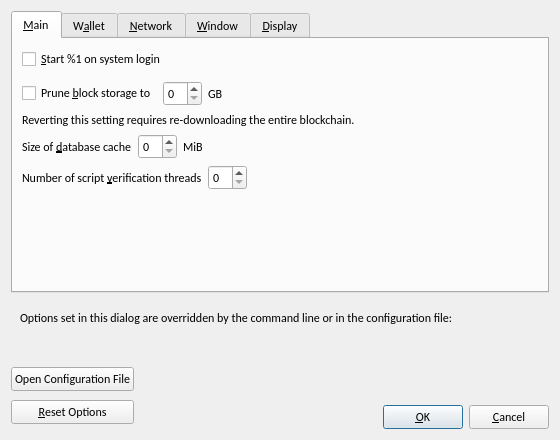
<?xml version="1.0" encoding="UTF-8"?>
<ui version="4.0">
 <class>OptionsDialog</class>
 <widget class="QDialog" name="OptionsDialog">
  <property name="geometry">
   <rect>
    <x>0</x>
    <y>0</y>
    <width>560</width>
    <height>440</height>
   </rect>
  </property>
  <property name="font">
   <font>
    <family>Calibri</family>
   </font>
  </property>
  <property name="windowTitle">
   <string>Options</string>
  </property>
  <property name="modal">
   <bool>true</bool>
  </property>
  <layout class="QVBoxLayout" name="verticalLayout">
   <item>
    <widget class="QTabWidget" name="tabWidget">
     <property name="currentIndex">
      <number>0</number>
     </property>
     <widget class="QWidget" name="tabMain">
      <attribute name="title">
       <string>&amp;Main</string>
      </attribute>
      <layout class="QVBoxLayout" name="verticalLayout_Main">
       <item>
        <widget class="QCheckBox" name="bitcoinAtStartup">
         <property name="toolTip">
          <string>Automatically start %1 after logging in to the system.</string>
         </property>
         <property name="text">
          <string>&amp;Start %1 on system login</string>
         </property>
        </widget>
       </item>
       <item>
        <spacer name="horizontalSpacer_0_Main">
         <property name="orientation">
          <enum>Qt::Horizontal</enum>
         </property>
         <property name="sizeHint" stdset="0">
          <size>
           <width>40</width>
           <height>5</height>
          </size>
         </property>
        </spacer>
       </item>
       <item>
        <layout class="QHBoxLayout" name="horizontalLayout_Main_Prune">
         <item>
          <widget class="QCheckBox" name="prune">
           <property name="toolTip">
            <string>Disables some advanced features but all blocks will still be fully validated. Reverting this setting requires re-downloading the entire blockchain. Actual disk usage may be somewhat higher.</string>
           </property>
           <property name="text">
            <string>Prune &amp;block storage to</string>
           </property>
          </widget>
         </item>
         <item>
          <widget class="QSpinBox" name="pruneSize"/>
         </item>
         <item>
          <widget class="QLabel" name="pruneSizeUnitLabel">
           <property name="text">
            <string>GB</string>
           </property>
           <property name="textFormat">
            <enum>Qt::PlainText</enum>
           </property>
          </widget>
         </item>
         <item>
          <spacer name="horizontalSpacer_Main_Prune">
           <property name="orientation">
            <enum>Qt::Horizontal</enum>
           </property>
           <property name="sizeHint" stdset="0">
            <size>
             <width>40</width>
             <height>20</height>
            </size>
           </property>
          </spacer>
         </item>
        </layout>
       </item>
       <item>
        <widget class="QLabel" name="pruneWarning">
         <property name="text">
          <string>Reverting this setting requires re-downloading the entire blockchain.</string>
         </property>
         <property name="textFormat">
          <enum>Qt::PlainText</enum>
         </property>
        </widget>
       </item>
       <item>
        <layout class="QHBoxLayout" name="horizontalLayout_2_Main">
         <item>
          <widget class="QLabel" name="databaseCacheLabel">
           <property name="text">
            <string>Size of &amp;database cache</string>
           </property>
           <property name="textFormat">
            <enum>Qt::PlainText</enum>
           </property>
           <property name="buddy">
            <cstring>databaseCache</cstring>
           </property>
          </widget>
         </item>
         <item>
          <widget class="QSpinBox" name="databaseCache"/>
         </item>
         <item>
          <widget class="QLabel" name="databaseCacheUnitLabel">
           <property name="text">
            <string>MiB</string>
           </property>
           <property name="textFormat">
            <enum>Qt::PlainText</enum>
           </property>
          </widget>
         </item>
         <item>
          <spacer name="horizontalSpacer_2_Main">
           <property name="orientation">
            <enum>Qt::Horizontal</enum>
           </property>
           <property name="sizeHint" stdset="0">
            <size>
             <width>40</width>
             <height>20</height>
            </size>
           </property>
          </spacer>
         </item>
        </layout>
       </item>
       <item>
        <layout class="QHBoxLayout" name="horizontalLayout_Main_VerifyLabel">
         <item>
          <widget class="QLabel" name="threadsScriptVerifLabel">
           <property name="text">
            <string>Number of script &amp;verification threads</string>
           </property>
           <property name="textFormat">
            <enum>Qt::PlainText</enum>
           </property>
           <property name="buddy">
            <cstring>threadsScriptVerif</cstring>
           </property>
          </widget>
         </item>
         <item>
          <widget class="QSpinBox" name="threadsScriptVerif">
           <property name="toolTip">
            <string>(0 = auto, &lt;0 = leave that many cores free)</string>
           </property>
          </widget>
         </item>
         <item>
          <spacer name="horizontalSpacer_Main_Threads">
           <property name="orientation">
            <enum>Qt::Horizontal</enum>
           </property>
           <property name="sizeHint" stdset="0">
            <size>
             <width>40</width>
             <height>20</height>
            </size>
           </property>
          </spacer>
         </item>
        </layout>
       </item>
       <item>
        <spacer name="verticalSpacer_Main">
         <property name="orientation">
          <enum>Qt::Vertical</enum>
         </property>
         <property name="sizeHint" stdset="0">
          <size>
           <width>20</width>
           <height>40</height>
          </size>
         </property>
        </spacer>
       </item>
      </layout>
     </widget>
     <widget class="QWidget" name="tabWallet">
      <attribute name="title">
       <string>W&amp;allet</string>
      </attribute>
      <layout class="QVBoxLayout" name="verticalLayout_Wallet">
       <item>
        <widget class="QGroupBox" name="groupBox">
         <property name="title">
          <string>Expert</string>
         </property>
         <layout class="QVBoxLayout" name="verticalLayout_2">
          <item>
           <widget class="QCheckBox" name="coinControlFeatures">
            <property name="toolTip">
             <string>Whether to show coin control features or not.</string>
            </property>
            <property name="text">
             <string>Enable coin &amp;control features</string>
            </property>
           </widget>
          </item>
          <item>
           <widget class="QCheckBox" name="spendZeroConfChange">
            <property name="toolTip">
             <string>If you disable the spending of unconfirmed change, the change from a transaction cannot be used until that transaction has at least one confirmation. This also affects how your balance is computed.</string>
            </property>
            <property name="text">
             <string>&amp;Spend unconfirmed change</string>
            </property>
           </widget>
          </item>
         </layout>
        </widget>
       </item>
       <item>
        <spacer name="verticalSpacer_Wallet">
         <property name="orientation">
          <enum>Qt::Vertical</enum>
         </property>
         <property name="sizeHint" stdset="0">
          <size>
           <width>20</width>
           <height>40</height>
          </size>
         </property>
        </spacer>
       </item>
      </layout>
     </widget>
     <widget class="QWidget" name="tabNetwork">
      <attribute name="title">
       <string>&amp;Network</string>
      </attribute>
      <layout class="QVBoxLayout" name="verticalLayout_Network">
       <item>
        <widget class="QCheckBox" name="mapPortUpnp">
         <property name="toolTip">
          <string>Automatically open the Aurum Crypto Gold client port on the router. This only works when your router supports UPnP and it is enabled.</string>
         </property>
         <property name="text">
          <string>Map port using &amp;UPnP</string>
         </property>
        </widget>
       </item>
       <item>
        <widget class="QCheckBox" name="allowIncoming">
         <property name="toolTip">
          <string>Accept connections from outside.</string>
         </property>
         <property name="text">
          <string>Allow incomin&amp;g connections</string>
         </property>
        </widget>
       </item>
       <item>
        <widget class="QCheckBox" name="connectSocks">
         <property name="toolTip">
          <string>Connect to the Aurum Crypto Gold network through a SOCKS5 proxy.</string>
         </property>
         <property name="text">
          <string>&amp;Connect through SOCKS5 proxy (default proxy):</string>
         </property>
        </widget>
       </item>
       <item>
        <layout class="QHBoxLayout" name="horizontalLayout_1_Network">
         <item>
          <widget class="QLabel" name="proxyIpLabel">
           <property name="text">
            <string>Proxy &amp;IP:</string>
           </property>
           <property name="textFormat">
            <enum>Qt::PlainText</enum>
           </property>
           <property name="buddy">
            <cstring>proxyIp</cstring>
           </property>
          </widget>
         </item>
         <item>
          <widget class="QValidatedLineEdit" name="proxyIp">
           <property name="minimumSize">
            <size>
             <width>140</width>
             <height>0</height>
            </size>
           </property>
           <property name="maximumSize">
            <size>
             <width>140</width>
             <height>16777215</height>
            </size>
           </property>
           <property name="toolTip">
            <string>IP address of the proxy (e.g. IPv4: 127.0.0.1 / IPv6: ::1)</string>
           </property>
          </widget>
         </item>
         <item>
          <widget class="QLabel" name="proxyPortLabel">
           <property name="text">
            <string>&amp;Port:</string>
           </property>
           <property name="textFormat">
            <enum>Qt::PlainText</enum>
           </property>
           <property name="buddy">
            <cstring>proxyPort</cstring>
           </property>
          </widget>
         </item>
         <item>
          <widget class="QLineEdit" name="proxyPort">
           <property name="minimumSize">
            <size>
             <width>55</width>
             <height>0</height>
            </size>
           </property>
           <property name="maximumSize">
            <size>
             <width>55</width>
             <height>16777215</height>
            </size>
           </property>
           <property name="toolTip">
            <string>Port of the proxy (e.g. 9050)</string>
           </property>
          </widget>
         </item>
         <item>
          <spacer name="horizontalSpacer_1_Network">
           <property name="orientation">
            <enum>Qt::Horizontal</enum>
           </property>
           <property name="sizeHint" stdset="0">
            <size>
             <width>40</width>
             <height>20</height>
            </size>
           </property>
          </spacer>
         </item>
        </layout>
       </item>
       <item>
        <layout class="QHBoxLayout" name="horizontalLayout_2_Network">
         <item>
          <widget class="QLabel" name="proxyActiveNets">
           <property name="text">
            <string>Used for reaching peers via:</string>
           </property>
           <property name="textFormat">
            <enum>Qt::PlainText</enum>
           </property>
          </widget>
         </item>
         <item>
          <widget class="QCheckBox" name="proxyReachIPv4">
           <property name="enabled">
            <bool>false</bool>
           </property>
           <property name="toolTip">
            <string>Shows if the supplied default SOCKS5 proxy is used to reach peers via this network type.</string>
           </property>
           <property name="text">
            <string/>
           </property>
          </widget>
         </item>
         <item>
          <widget class="QLabel" name="proxyReachIPv4Label">
           <property name="text">
            <string>IPv4</string>
           </property>
           <property name="textFormat">
            <enum>Qt::PlainText</enum>
           </property>
          </widget>
         </item>
         <item>
          <widget class="QCheckBox" name="proxyReachIPv6">
           <property name="enabled">
            <bool>false</bool>
           </property>
           <property name="toolTip">
            <string>Shows if the supplied default SOCKS5 proxy is used to reach peers via this network type.</string>
           </property>
           <property name="text">
            <string/>
           </property>
          </widget>
         </item>
         <item>
          <widget class="QLabel" name="proxyReachIPv6Label">
           <property name="text">
            <string>IPv6</string>
           </property>
           <property name="textFormat">
            <enum>Qt::PlainText</enum>
           </property>
          </widget>
         </item>
         <item>
          <widget class="QCheckBox" name="proxyReachTor">
           <property name="enabled">
            <bool>false</bool>
           </property>
           <property name="toolTip">
            <string>Shows if the supplied default SOCKS5 proxy is used to reach peers via this network type.</string>
           </property>
           <property name="text">
            <string/>
           </property>
          </widget>
         </item>
         <item>
          <widget class="QLabel" name="proxyReachTorLabel">
           <property name="text">
            <string>Tor</string>
           </property>
           <property name="textFormat">
            <enum>Qt::PlainText</enum>
           </property>
          </widget>
         </item>
         <item>
          <spacer name="horizontalSpacer_2_Network">
           <property name="orientation">
            <enum>Qt::Horizontal</enum>
           </property>
           <property name="sizeHint" stdset="0">
            <size>
             <width>40</width>
             <height>20</height>
            </size>
           </property>
          </spacer>
         </item>
        </layout>
       </item>
       <item>
        <widget class="QCheckBox" name="connectSocksTor">
         <property name="toolTip">
          <string>Connect to the Aurum Crypto Gold network through a separate SOCKS5 proxy for Tor hidden services.</string>
         </property>
         <property name="text">
          <string>Use separate SOCKS&amp;5 proxy to reach peers via Tor hidden services:</string>
         </property>
        </widget>
       </item>
       <item>
        <layout class="QHBoxLayout" name="horizontalLayout_3_Network">
         <item>
          <widget class="QLabel" name="proxyIpTorLabel">
           <property name="text">
            <string>Proxy &amp;IP:</string>
           </property>
           <property name="textFormat">
            <enum>Qt::PlainText</enum>
           </property>
           <property name="buddy">
            <cstring>proxyIpTor</cstring>
           </property>
          </widget>
         </item>
         <item>
          <widget class="QValidatedLineEdit" name="proxyIpTor">
           <property name="minimumSize">
            <size>
             <width>140</width>
             <height>0</height>
            </size>
           </property>
           <property name="maximumSize">
            <size>
             <width>140</width>
             <height>16777215</height>
            </size>
           </property>
           <property name="toolTip">
            <string>IP address of the proxy (e.g. IPv4: 127.0.0.1 / IPv6: ::1)</string>
           </property>
          </widget>
         </item>
         <item>
          <widget class="QLabel" name="proxyPortTorLabel">
           <property name="text">
            <string>&amp;Port:</string>
           </property>
           <property name="textFormat">
            <enum>Qt::PlainText</enum>
           </property>
           <property name="buddy">
            <cstring>proxyPortTor</cstring>
           </property>
          </widget>
         </item>
         <item>
          <widget class="QLineEdit" name="proxyPortTor">
           <property name="minimumSize">
            <size>
             <width>55</width>
             <height>0</height>
            </size>
           </property>
           <property name="maximumSize">
            <size>
             <width>55</width>
             <height>16777215</height>
            </size>
           </property>
           <property name="toolTip">
            <string>Port of the proxy (e.g. 9050)</string>
           </property>
          </widget>
         </item>
         <item>
          <spacer name="horizontalSpacer_4_Network">
           <property name="orientation">
            <enum>Qt::Horizontal</enum>
           </property>
           <property name="sizeHint" stdset="0">
            <size>
             <width>40</width>
             <height>20</height>
            </size>
           </property>
          </spacer>
         </item>
        </layout>
       </item>
       <item>
        <spacer name="verticalSpacer_Network">
         <property name="orientation">
          <enum>Qt::Vertical</enum>
         </property>
         <property name="sizeHint" stdset="0">
          <size>
           <width>20</width>
           <height>40</height>
          </size>
         </property>
        </spacer>
       </item>
      </layout>
     </widget>
     <widget class="QWidget" name="tabWindow">
      <attribute name="title">
       <string>&amp;Window</string>
      </attribute>
      <layout class="QVBoxLayout" name="verticalLayout_Window">
       <item>
        <widget class="QCheckBox" name="hideTrayIcon">
         <property name="toolTip">
          <string>Hide the icon from the system tray.</string>
         </property>
         <property name="text">
          <string>&amp;Hide tray icon</string>
         </property>
        </widget>
       </item>
       <item>
        <widget class="QCheckBox" name="minimizeToTray">
         <property name="toolTip">
          <string>Show only a tray icon after minimizing the window.</string>
         </property>
         <property name="text">
          <string>&amp;Minimize to the tray instead of the taskbar</string>
         </property>
        </widget>
       </item>
       <item>
        <widget class="QCheckBox" name="minimizeOnClose">
         <property name="toolTip">
          <string>Minimize instead of exit the application when the window is closed. When this option is enabled, the application will be closed only after selecting Exit in the menu.</string>
         </property>
         <property name="text">
          <string>M&amp;inimize on close</string>
         </property>
        </widget>
       </item>
       <item>
        <spacer name="verticalSpacer_Window">
         <property name="orientation">
          <enum>Qt::Vertical</enum>
         </property>
         <property name="sizeHint" stdset="0">
          <size>
           <width>20</width>
           <height>40</height>
          </size>
         </property>
        </spacer>
       </item>
      </layout>
     </widget>
     <widget class="QWidget" name="tabDisplay">
      <attribute name="title">
       <string>&amp;Display</string>
      </attribute>
      <layout class="QVBoxLayout" name="verticalLayout_Display">
       <item>
        <layout class="QHBoxLayout" name="horizontalLayout_1_Display">
         <item>
          <widget class="QLabel" name="langLabel">
           <property name="text">
            <string>User Interface &amp;language:</string>
           </property>
           <property name="textFormat">
            <enum>Qt::PlainText</enum>
           </property>
           <property name="buddy">
            <cstring>lang</cstring>
           </property>
          </widget>
         </item>
         <item>
          <widget class="QValueComboBox" name="lang">
           <property name="toolTip">
            <string>The user interface language can be set here. This setting will take effect after restarting %1.</string>
           </property>
          </widget>
         </item>
        </layout>
       </item>
       <item>
        <layout class="QHBoxLayout" name="horizontalLayout_2_Display">
         <item>
          <widget class="QLabel" name="unitLabel">
           <property name="text">
            <string>&amp;Unit to show amounts in:</string>
           </property>
           <property name="textFormat">
            <enum>Qt::PlainText</enum>
           </property>
           <property name="buddy">
            <cstring>unit</cstring>
           </property>
          </widget>
         </item>
         <item>
          <widget class="QValueComboBox" name="unit">
           <property name="toolTip">
            <string>Choose the default subdivision unit to show in the interface and when sending coins.</string>
           </property>
          </widget>
         </item>
        </layout>
       </item>
       <item>
        <layout class="QHBoxLayout" name="horizontalLayout_5_Display">
         <item>
          <widget class="QLabel" name="digitsLabel">
           <property name="text">
            <string>Decimal digits</string>
           </property>
          </widget>
         </item>
         <item>
          <widget class="QValueComboBox" name="digits"/>
         </item>
        </layout>
       </item>
       <item>
        <layout class="QHBoxLayout" name="horizontalLayout_3_Display">
         <item>
          <widget class="QLabel" name="thirdPartyTxUrlsLabel">
           <property name="toolTip">
            <string>Third party URLs (e.g. a block explorer) that appear in the transactions tab as context menu items. %s in the URL is replaced by transaction hash. Multiple URLs are separated by vertical bar |.</string>
           </property>
           <property name="text">
            <string>&amp;Third party transaction URLs</string>
           </property>
           <property name="buddy">
            <cstring>thirdPartyTxUrls</cstring>
           </property>
          </widget>
         </item>
         <item>
          <widget class="QLineEdit" name="thirdPartyTxUrls">
           <property name="toolTip">
            <string>Third party URLs (e.g. a block explorer) that appear in the transactions tab as context menu items. %s in the URL is replaced by transaction hash. Multiple URLs are separated by vertical bar |.</string>
           </property>
          </widget>
         </item>
        </layout>
       </item>
       <item>
        <spacer name="verticalSpacer_Display">
         <property name="orientation">
          <enum>Qt::Vertical</enum>
         </property>
         <property name="sizeHint" stdset="0">
          <size>
           <width>20</width>
           <height>40</height>
          </size>
         </property>
        </spacer>
       </item>
      </layout>
     </widget>
    </widget>
   </item>
   <item>
    <widget class="QFrame" name="frame">
     <layout class="QVBoxLayout" name="verticalLayout_Bottom">
      <item>
       <layout class="QHBoxLayout" name="horizontalLayout_Bottom">
        <item>
         <widget class="QLabel" name="overriddenByCommandLineInfoLabel">
          <property name="text">
           <string>Options set in this dialog are overridden by the command line or in the configuration file:</string>
          </property>
          <property name="textFormat">
           <enum>Qt::PlainText</enum>
          </property>
         </widget>
        </item>
        <item>
         <spacer name="horizontalSpacer_Bottom">
          <property name="orientation">
           <enum>Qt::Horizontal</enum>
          </property>
          <property name="sizeHint" stdset="0">
           <size>
            <width>40</width>
            <height>20</height>
           </size>
          </property>
         </spacer>
        </item>
       </layout>
      </item>
      <item>
       <widget class="QLabel" name="overriddenByCommandLineLabel">
        <property name="text">
         <string/>
        </property>
        <property name="textFormat">
         <enum>Qt::PlainText</enum>
        </property>
        <property name="wordWrap">
         <bool>true</bool>
        </property>
       </widget>
      </item>
     </layout>
    </widget>
   </item>
   <item>
    <layout class="QHBoxLayout" name="horizontalLayout_Buttons">
     <item>
      <layout class="QVBoxLayout" name="verticalLayout_Buttons">
       <item>
        <widget class="QPushButton" name="openBitcoinConfButton">
         <property name="toolTip">
          <string>Open the %1 configuration file from the working directory.</string>
         </property>
         <property name="text">
          <string>Open Configuration File</string>
         </property>
         <property name="autoDefault">
          <bool>false</bool>
         </property>
        </widget>
       </item>
       <item>
        <widget class="QPushButton" name="resetButton">
         <property name="toolTip">
          <string>Reset all client options to default.</string>
         </property>
         <property name="text">
          <string>&amp;Reset Options</string>
         </property>
         <property name="autoDefault">
          <bool>false</bool>
         </property>
        </widget>
       </item>
      </layout>
     </item>
     <item>
      <spacer name="horizontalSpacer_1">
       <property name="orientation">
        <enum>Qt::Horizontal</enum>
       </property>
       <property name="sizeHint" stdset="0">
        <size>
         <width>40</width>
         <height>48</height>
        </size>
       </property>
      </spacer>
     </item>
     <item>
      <widget class="QLabel" name="statusLabel">
       <property name="minimumSize">
        <size>
         <width>200</width>
         <height>0</height>
        </size>
       </property>
       <property name="font">
        <font>
         <family>Calibri</family>
         <weight>75</weight>
         <bold>true</bold>
        </font>
       </property>
       <property name="text">
        <string/>
       </property>
       <property name="textFormat">
        <enum>Qt::PlainText</enum>
       </property>
       <property name="wordWrap">
        <bool>true</bool>
       </property>
      </widget>
     </item>
     <item>
      <spacer name="horizontalSpacer_2">
       <property name="orientation">
        <enum>Qt::Horizontal</enum>
       </property>
       <property name="sizeHint" stdset="0">
        <size>
         <width>40</width>
         <height>48</height>
        </size>
       </property>
      </spacer>
     </item>
     <item>
      <layout class="QVBoxLayout" name="verticalLayout_4">
       <item>
        <spacer name="verticalSpacer">
         <property name="orientation">
          <enum>Qt::Vertical</enum>
         </property>
         <property name="sizeHint" stdset="0">
          <size>
           <width>20</width>
           <height>40</height>
          </size>
         </property>
        </spacer>
       </item>
       <item>
        <layout class="QHBoxLayout" name="horizontalLayout">
         <item>
          <widget class="QPushButton" name="okButton">
           <property name="text">
            <string>&amp;OK</string>
           </property>
           <property name="autoDefault">
            <bool>false</bool>
           </property>
           <property name="default">
            <bool>true</bool>
           </property>
          </widget>
         </item>
         <item>
          <widget class="QPushButton" name="cancelButton">
           <property name="text">
            <string>&amp;Cancel</string>
           </property>
           <property name="autoDefault">
            <bool>false</bool>
           </property>
          </widget>
         </item>
        </layout>
       </item>
      </layout>
     </item>
    </layout>
   </item>
  </layout>
 </widget>
 <customwidgets>
  <customwidget>
   <class>QValidatedLineEdit</class>
   <extends>QLineEdit</extends>
   <header>qt/qvalidatedlineedit.h</header>
  </customwidget>
  <customwidget>
   <class>QValueComboBox</class>
   <extends>QComboBox</extends>
   <header>qt/qvaluecombobox.h</header>
  </customwidget>
 </customwidgets>
 <resources/>
 <connections/>
</ui>
